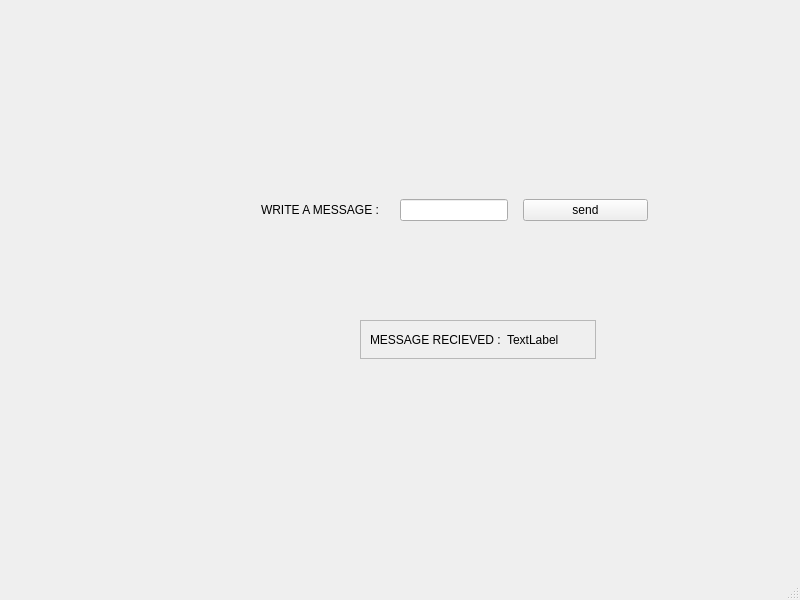
<?xml version="1.0" encoding="UTF-8"?>
<ui version="4.0">
 <class>MainWindow</class>
 <widget class="QMainWindow" name="MainWindow">
  <property name="geometry">
   <rect>
    <x>0</x>
    <y>0</y>
    <width>800</width>
    <height>600</height>
   </rect>
  </property>
  <property name="windowTitle">
   <string>MainWindow</string>
  </property>
  <widget class="QWidget" name="centralwidget">
   <widget class="QWidget" name="widget" native="true">
    <property name="geometry">
     <rect>
      <x>260</x>
      <y>160</y>
      <width>388</width>
      <height>100</height>
     </rect>
    </property>
    <property name="minimumSize">
     <size>
      <width>100</width>
      <height>100</height>
     </size>
    </property>
    <layout class="QGridLayout" name="gridLayout_3">
     <item row="0" column="0" alignment="Qt::AlignHCenter">
      <widget class="QLabel" name="label">
       <property name="text">
        <string>WRITE A MESSAGE : </string>
       </property>
      </widget>
     </item>
     <item row="0" column="1" alignment="Qt::AlignHCenter">
      <widget class="QLineEdit" name="lineEdit"/>
     </item>
     <item row="0" column="2">
      <widget class="QPushButton" name="pushButton">
       <property name="text">
        <string>send</string>
       </property>
      </widget>
     </item>
    </layout>
   </widget>
   <widget class="QFrame" name="frame">
    <property name="geometry">
     <rect>
      <x>360</x>
      <y>320</y>
      <width>236</width>
      <height>39</height>
     </rect>
    </property>
    <property name="frameShape">
     <enum>QFrame::StyledPanel</enum>
    </property>
    <property name="frameShadow">
     <enum>QFrame::Raised</enum>
    </property>
    <layout class="QGridLayout" name="gridLayout_2">
     <item row="0" column="0" alignment="Qt::AlignLeft">
      <widget class="QLabel" name="label_2">
       <property name="text">
        <string>MESSAGE RECIEVED :</string>
       </property>
      </widget>
     </item>
     <item row="0" column="1">
      <widget class="QLabel" name="output_text">
       <property name="text">
        <string>TextLabel</string>
       </property>
      </widget>
     </item>
    </layout>
   </widget>
  </widget>
  <widget class="QStatusBar" name="statusbar"/>
 </widget>
 <resources/>
 <connections/>
</ui>
